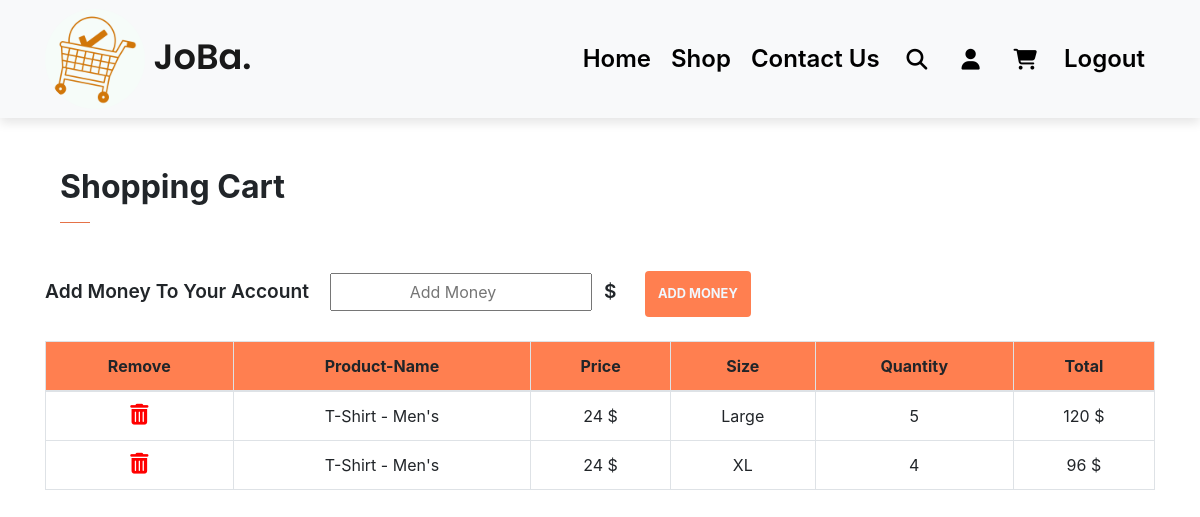
/cart (signed in), run on an earlier commit of the app's database.
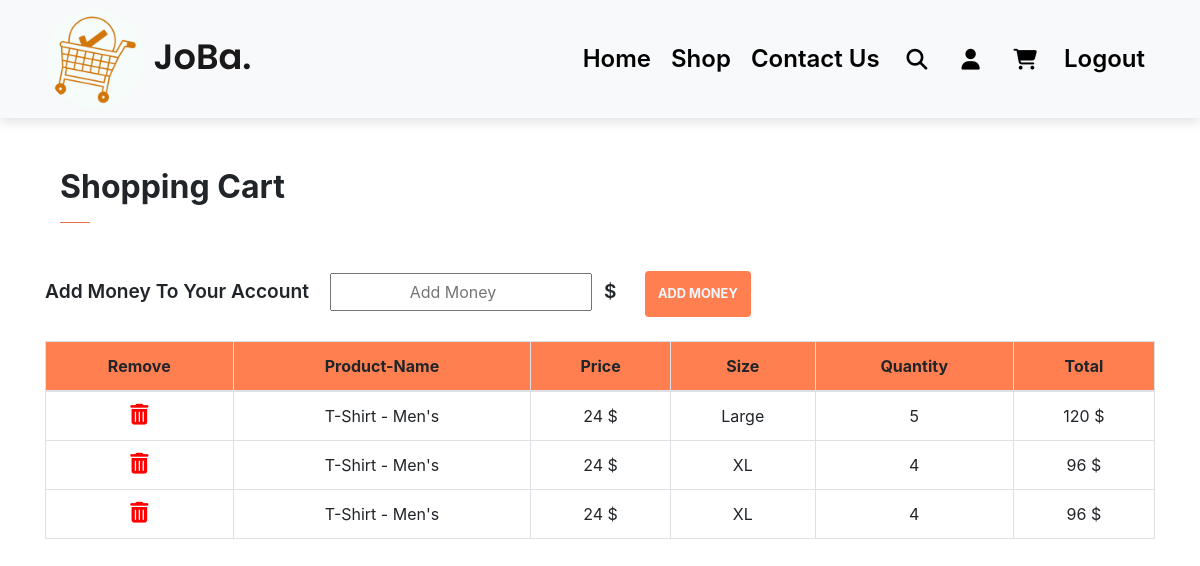
And on a later commit of the database.
### JoBa/models.py (models this page shows)
class Product(db.Model):
    id = db.Column(db.Integer, primary_key=True)
    date = db.Column(db.DateTime(timezone= True), default=func.now())
    product_name = db.Column(db.String(1000))
    product_price = db.Column(db.Integer)
    size = db.Column(db.String(1000))
    quantity = db.Column(db.Integer)
    user_id = db.Column(db.Integer, db.ForeignKey('user.id'))

### JoBa/views.py (the view, shortened to what this page needs)
@views.route("/cart", methods=["GET", "POST"])
@login_required
def cart():
    if request.method == "GET":
        return render_template("cart.html", title="JoBa-Cart", user=current_user)

### JoBa/__init__.py (called while the page is built)
def create_app():
    app = Flask(__name__)
    app.config["SECRET_KEY"] = "yousefsoftware2002engineer98"  # Use to secret you login session and your website date
    app.config["SQLALCHEMY_DATABASE_URI"] = f"sqlite:///{DB_Name}"
    db.init_app(app)
    from .views import views
    from .auth import auth
    app.register_blueprint(views, url_prefix="/")
    app.register_blueprint(auth, url_prefix="/")
    from .models import User, Product
    with app.app_context():
        db.create_all()
    login_manager = LoginManager()
    login_manager.login_view = "auth.login"
    login_manager.init_app(app)
    @login_manager.user_loader
    def load_user(id):
        return User.query.get(int(id))
    return app

### JoBa/templates/cart.html (shortened to what this page needs)
<!DOCTYPE html>
<html lang="en">
<head>
    <link rel="stylesheet" href="{{ url_for('static', filename='css/style.css')}}">
    <link rel="stylesheet" href="https://cdnjs.cloudflare.com/ajax/libs/font-awesome/6.2.0/css/all.min.css">
    <link rel="stylesheet" href="https://cdn.jsdelivr.net/npm/bootstrap@4.6.2/dist/css/bootstrap.min.css">    <link rel="stylesheet" href="https://cdnjs.cloudflare.com/ajax/libs/font-awesome/6.2.0/css/all.min.css">
</head>
<body>
  <nav class="navbar navbar-expand-lg navbar-light bg-light py-1 fixed-top">
    <div class="container">
      <a class="navbar-brand" href="/">
        <img src="static/images/logo/white.png" alt="logo" class="nav-logo">
        JoBa.
      </a>
      <div class="collapse navbar-collapse" id="navbarSupportedContent">
        <ul class="navbar-nav ml-auto">
          {% if user.is_authenticated %}
              <li class="nav-item">
                <a class="nav-link" href="/">Home</a>
              </li>
              <li class="nav-item">
                <a class="nav-link" href="shop1">Shop</a>
              </li>
              <li class="nav-item">
                <a class="nav-link" href="contact_us">Contact Us</a>
              </li>
              <li class="nav-item">
                <a class="nav-link"><i class="fa-solid fa-magnifying-glass"></i></a>
              </li>
              <li class="nav-item">
                <a class="nav-link" href="profile"><i class="fa-solid fa-user"></i></a>
              </li>
              <li class="nav-item">
                <a class="nav-link" href="cart"><i class="fa-solid fa-cart-shopping"></i></a>
              </li>
              <li class="nav-item">
                <a class="nav-link" href="logout">Logout</a>
              </li>
            {% endif %}
        </ul>
      </div>
    </div>
  </nav>
  <div class="container ">
        <div class="container pt-5">
        <h2 class="font-weight-bold">Shopping Cart</h2>
        <hr>
        </div>
        <form method="POST" class="money-form mt-5 mb-4">
            <div class="form-group">
                <label class="form-label money-label" for="money">Add Money To Your Account</label>
                <input name="money" type="number" id="money" placeholder="Add Money" class="money-input ml-3"></input>
                <label class="form-label money-label mx-2" for="Dollar">$</label>
                <button class="money-btn btn ml-3">Add Money</button>
            </div>
        </form>
        <table class="table table-bordered" style="text-align: center;">
            <thead>
              <tr style="background-color:coral;">
                <th scope="col">Remove</th>
                <th scope="col">Product-Name</th>
                <th scope="col">Price</th>
                <th scope="col">Size</th>
                <th scope="col">Quantity</th>
                <th scope="col">Total</th>
              </tr>
            </thead>
            <tbody>
              {% for product in user.products %}
                <tr>
                  <th scope="row" onclick="deleteProduct({{ product.id }})"><i class="fa-solid fa-trash-can" style="font-size:1.3rem;"></i></th>
                  <td>{{ product.product_name}}</td>
                  <td>{{ product.product_price}} $</td>
                  <td>{{ product.size}}</td>
                  <td>{{ product.quantity}}</td>
                  <td>{{ product.quantity *  product.product_price }} $</td>
                </tr>
              {% endfor %}
            </tbody>
          </table>
 </div>
</body>
</html>

### JoBa/static/css/style.css (style rules this page uses)
* { margin: 0; padding: 0; box-sizing: border-box; }
body { font-family: 'Poppins', sans-serif; }
h2 { font-size: 1.8rem; font-weight: 600; }
button.btn { font-size: 0.8rem; font-weight: 700; outline: none; border: none; padding: 13px; text-transform: uppercase; background-color: #1d1d1d; color: aliceblue; cursor: pointer; transition: 0.3s ease; }
hr { width: 30px; height: 2px; background-color: coral; }
.navbar { font-size: 20px; top: 0; left: 0; box-shadow: 0 5px 10px rgba(0,0,0,0.1); }
.nav-logo { width: 100px; height: 100px; border-radius: 50%; }
.navbar-light .navbar-brand { font-size: 2.2rem; font-weight: 600; font-family: 'Poppins', sans-serif; }
.navbar-light .navbar-collapse .navbar-nav .nav-link { color: black; padding: 0 20px; transition: 0.3s ease; }
.navbar i { padding: 0 7px; font-size: 1.3rem; cursor: pointer; transition: 0.3s ease; }
.navbar-light .navbar-collapse .navbar-nav .nav-link { padding: 10px; font-size: 1.5rem; font-weight: 600; }
.money-form .money-label { font-size: 1.2rem; font-weight: 600; }
.money-form .money-input { text-align: center; padding: 5px; }
.money-form .money-btn { background-color: coral; }
.fa-trash-alt:before, .fa-trash-can:before { content: "\f2ed"; color: red; cursor: pointer; }

What changed in the data, as far as the page shows it:
added Product: product_name "T-Shirt - Men's", product_price "24", size "XL", quantity "4", product.quantity*product.product_price "96"
